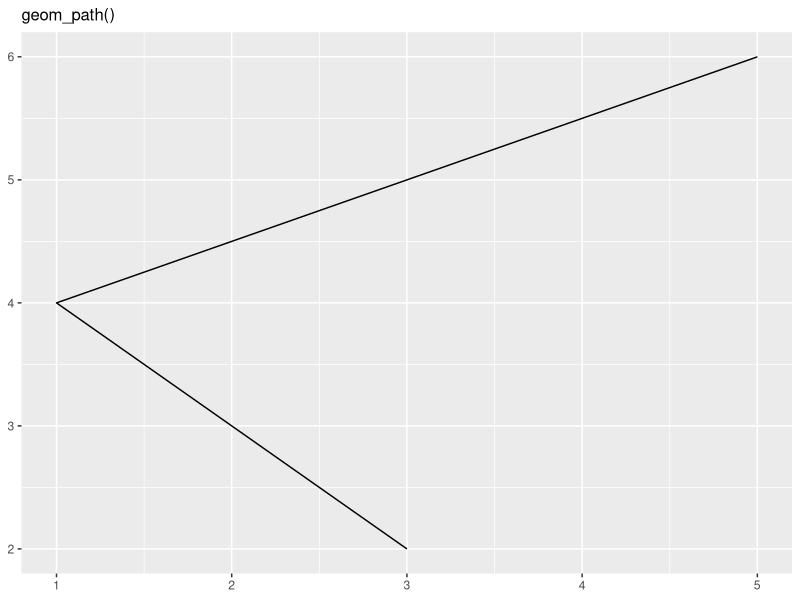
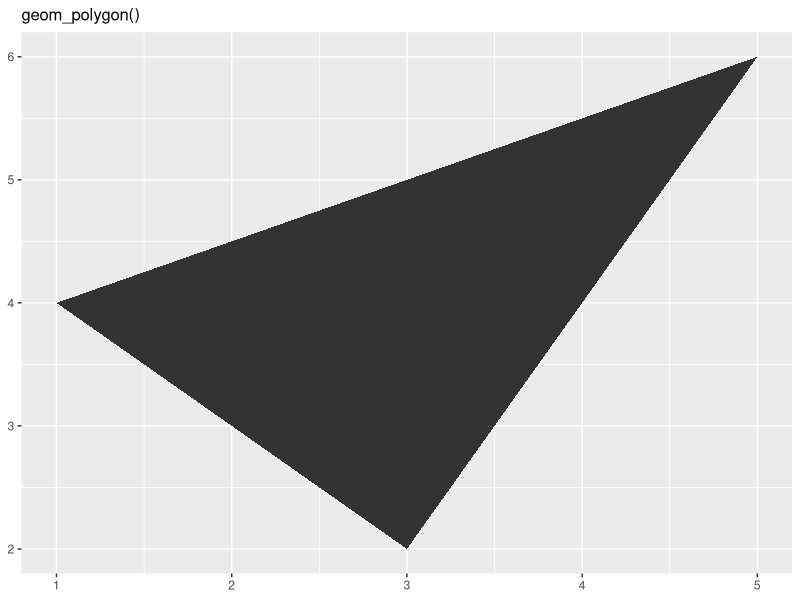
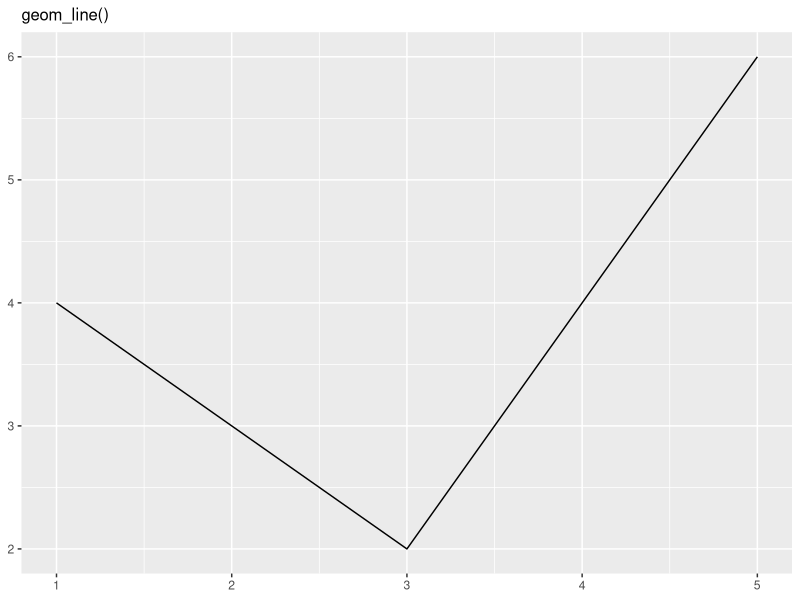
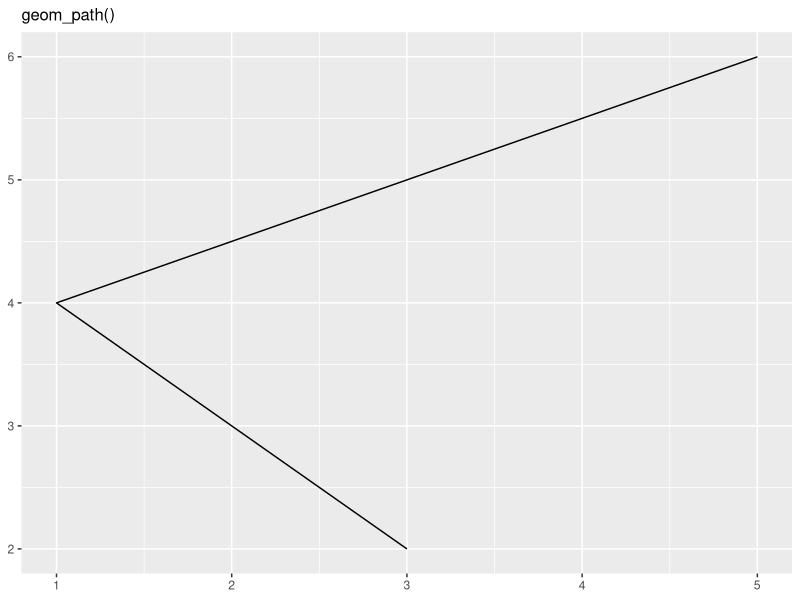

The R script that drew these images, in order:
## ---- chunk 1
knitr::opts_chunk$set(echo = TRUE)
## ---- chunk 2
library(tidyverse)
## ---- chunk 3
df <- data.frame(
  x = c(3, 1, 5), 
  y = c(2, 4, 6), 
  label = c("a","b","c")
)
p <- ggplot(df, aes(x, y, label = label)) + 
  labs(x = NULL, y = NULL) + # Hide axis label
  theme(plot.title = element_text(size = 12)) # Shrink plot title
## ---- chunk 4
p + 
  geom_path() +
  ggtitle("geom_path()")
## ---- chunk 5
p + 
  geom_polygon() +
  ggtitle("geom_polygon()")
## ---- chunk 6
p + 
  geom_line() +
  ggtitle("geom_line()")
## ---- chunk 7
p + 
  geom_path() +
  ggtitle("geom_path()")
